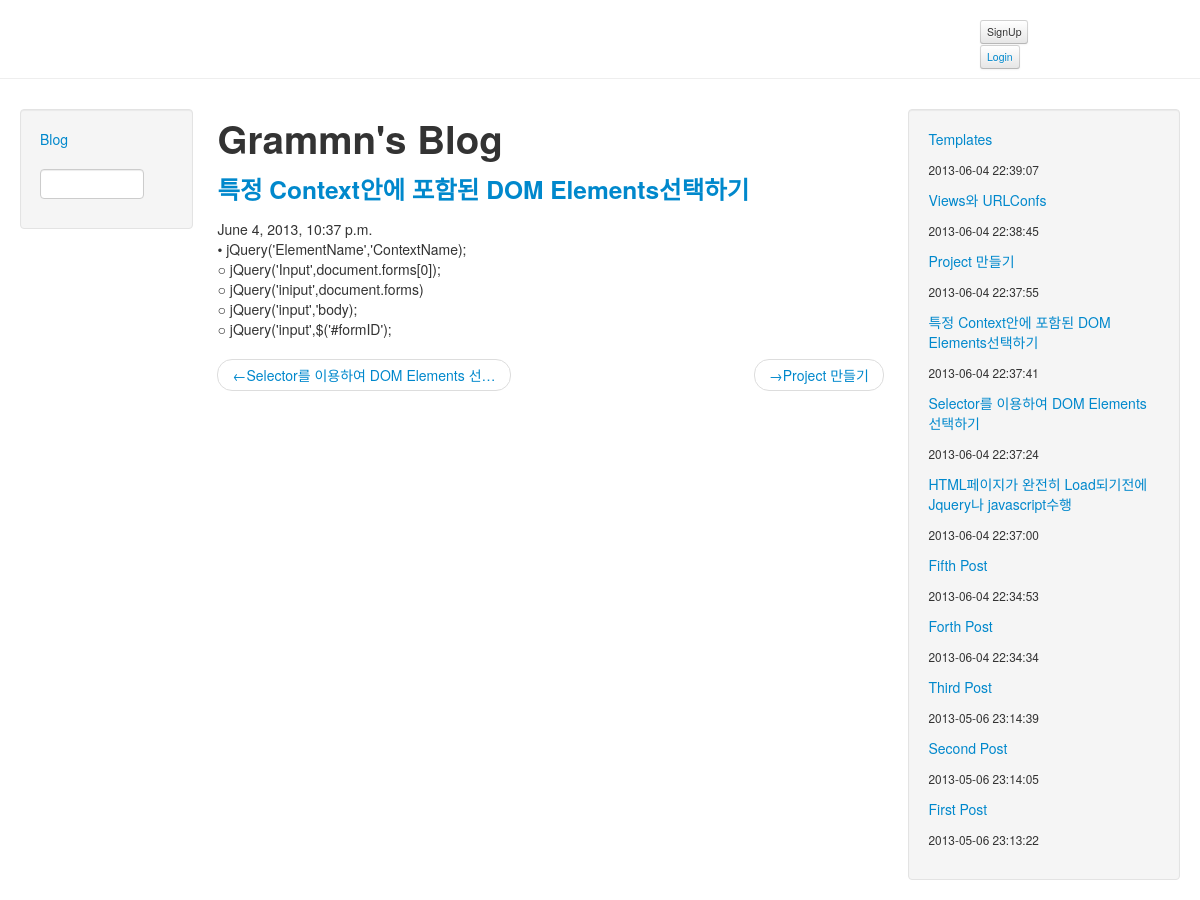
Page /blog/8/ on the committed database.
### blog/models.py (models this page shows, shortened)
class Post(models.Model):
    subject = models.CharField(max_length=100)
    body = models.TextField()
    created = models.DateTimeField()
    tags = managers.TaggableManager()

### blog/views.py (the view)
# urls.py: url(r'blog/(?P<pk>\d+)/$','post'),
def post(request, pk):
    post = Post.objects.get(pk=pk)
    post_list = Post.objects.order_by("-created")
    try:
        prev_post = Post.objects.filter(created__lt=post.created).order_by("-created")[0:1].get()
    except ObjectDoesNotExist:
        prev_post = None
    try:
        next_post= Post.objects.filter(created__gt=post.created).order_by("created")[0:1].get()
    except ObjectDoesNotExist:
        next_post = None
    return render_to_response("postDetail.html",{'post' : post,
                                                 'prev_post':prev_post,
                                                 'next_post':next_post,
                                                 'archives':post_list}
                                               ,context_instance=RequestContext(request))

### blog/templates/postDetail.html (shortened to what this page needs)
{% extends "base.html" %}
{% block content %}
	<H1>Grammn's Blog</H1>
		<h3><a href="/blog/{{ post.pk }}/">{{ post.subject }}</a></h3>
		<div>
			{{ post.created }}
		</div>
		<div>
			{{ post.body|safe|linebreaks }}
		</div>
		<div class="pager">
			{% if prev_post %}
				<li class="previous"><a href="/blog/{{ prev_post.pk }}">&larr;{{ prev_post.subject|truncatechars:30 }}</a></li>
			{% endif %}
			{% if next_post %}
				<li class="next"><a href="/blog/{{ next_post.pk }}">&rarr;{{ next_post.subject|truncatechars:30 }}</a></li>
			{% endif %}
		</div>
{% endblock %}

### blog/templates/archive.html
	{% for archive in archives %}
		<p class="text-info"><a href="/blog/{{ archive.pk }}">{{ archive.subject }}</a></p>
		<p class-"muted"><small>{{ archive.created|date:"Y-m-d H:i:s " }}</small></p>
	{% endfor %}

### rows in the picture
Post: subject "특정 Context안에 포함된 DOM Elements선택하기", created "June 4, 2013, 10:37 p.m.", body "• jQuery('ElementName','ContextName); ○ jQuery('Input',document.forms[0]); ○ jQuery('iniput',document.forms) ○ jQuery('input','body); ○ jQuery('input',$('#formID');", created "2013-06-04 22:37:41"
Post: subject "Selector를 이용하여 DOM Elements 선…", subject "Selector를 이용하여 DOM Elements 선택하기", created "2013-06-04 22:37:24"
Post: subject "Project 만들기", created "2013-06-04 22:37:55"
Post: subject "Templates", created "2013-06-04 22:39:07"
Post: subject "Views와 URLConfs", created "2013-06-04 22:38:45"
Post: subject "HTML페이지가 완전히 Load되기전에 Jquery나 javascript수행", created "2013-06-04 22:37:00"
Post: subject "Fifth Post", created "2013-06-04 22:34:53"
Post: subject "Forth Post", created "2013-06-04 22:34:34"
Post: subject "Third Post", created "2013-05-06 23:14:39"
Post: subject "Second Post", created "2013-05-06 23:14:05"
Post: subject "First Post", created "2013-05-06 23:13:22"
